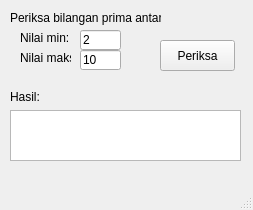
<?xml version="1.0" encoding="UTF-8"?>
<ui version="4.0">
 <class>MainWindow</class>
 <widget class="QMainWindow" name="MainWindow">
  <property name="geometry">
   <rect>
    <x>0</x>
    <y>0</y>
    <width>253</width>
    <height>210</height>
   </rect>
  </property>
  <property name="windowTitle">
   <string>List Prima - Galih Hermawan</string>
  </property>
  <property name="tabShape">
   <enum>QTabWidget::Rounded</enum>
  </property>
  <widget class="QWidget" name="centralwidget">
   <widget class="QLabel" name="label">
    <property name="geometry">
     <rect>
      <x>10</x>
      <y>10</y>
      <width>151</width>
      <height>16</height>
     </rect>
    </property>
    <property name="text">
     <string>Periksa bilangan prima antara:</string>
    </property>
   </widget>
   <widget class="QLabel" name="label_2">
    <property name="geometry">
     <rect>
      <x>20</x>
      <y>30</y>
      <width>61</width>
      <height>16</height>
     </rect>
    </property>
    <property name="text">
     <string>Nilai min:</string>
    </property>
   </widget>
   <widget class="QLabel" name="label_3">
    <property name="geometry">
     <rect>
      <x>20</x>
      <y>50</y>
      <width>51</width>
      <height>16</height>
     </rect>
    </property>
    <property name="text">
     <string>Nilai maks:</string>
    </property>
   </widget>
   <widget class="QLineEdit" name="txtBawah">
    <property name="geometry">
     <rect>
      <x>80</x>
      <y>30</y>
      <width>41</width>
      <height>20</height>
     </rect>
    </property>
    <property name="text">
     <string>2</string>
    </property>
   </widget>
   <widget class="QLineEdit" name="txtAtas">
    <property name="geometry">
     <rect>
      <x>80</x>
      <y>50</y>
      <width>41</width>
      <height>20</height>
     </rect>
    </property>
    <property name="text">
     <string>10</string>
    </property>
   </widget>
   <widget class="QPlainTextEdit" name="txtHasil">
    <property name="geometry">
     <rect>
      <x>10</x>
      <y>110</y>
      <width>231</width>
      <height>51</height>
     </rect>
    </property>
   </widget>
   <widget class="QPushButton" name="tombolPeriksa">
    <property name="geometry">
     <rect>
      <x>160</x>
      <y>40</y>
      <width>75</width>
      <height>31</height>
     </rect>
    </property>
    <property name="text">
     <string>Periksa</string>
    </property>
    <property name="autoDefault">
     <bool>false</bool>
    </property>
    <property name="default">
     <bool>false</bool>
    </property>
    <property name="flat">
     <bool>false</bool>
    </property>
   </widget>
   <widget class="QLabel" name="label_4">
    <property name="geometry">
     <rect>
      <x>10</x>
      <y>90</y>
      <width>47</width>
      <height>13</height>
     </rect>
    </property>
    <property name="text">
     <string>Hasil:</string>
    </property>
   </widget>
  </widget>
  <widget class="QMenuBar" name="menubar">
   <property name="geometry">
    <rect>
     <x>0</x>
     <y>0</y>
     <width>253</width>
     <height>21</height>
    </rect>
   </property>
  </widget>
  <widget class="QStatusBar" name="statusbar"/>
 </widget>
 <resources/>
 <connections/>
</ui>
